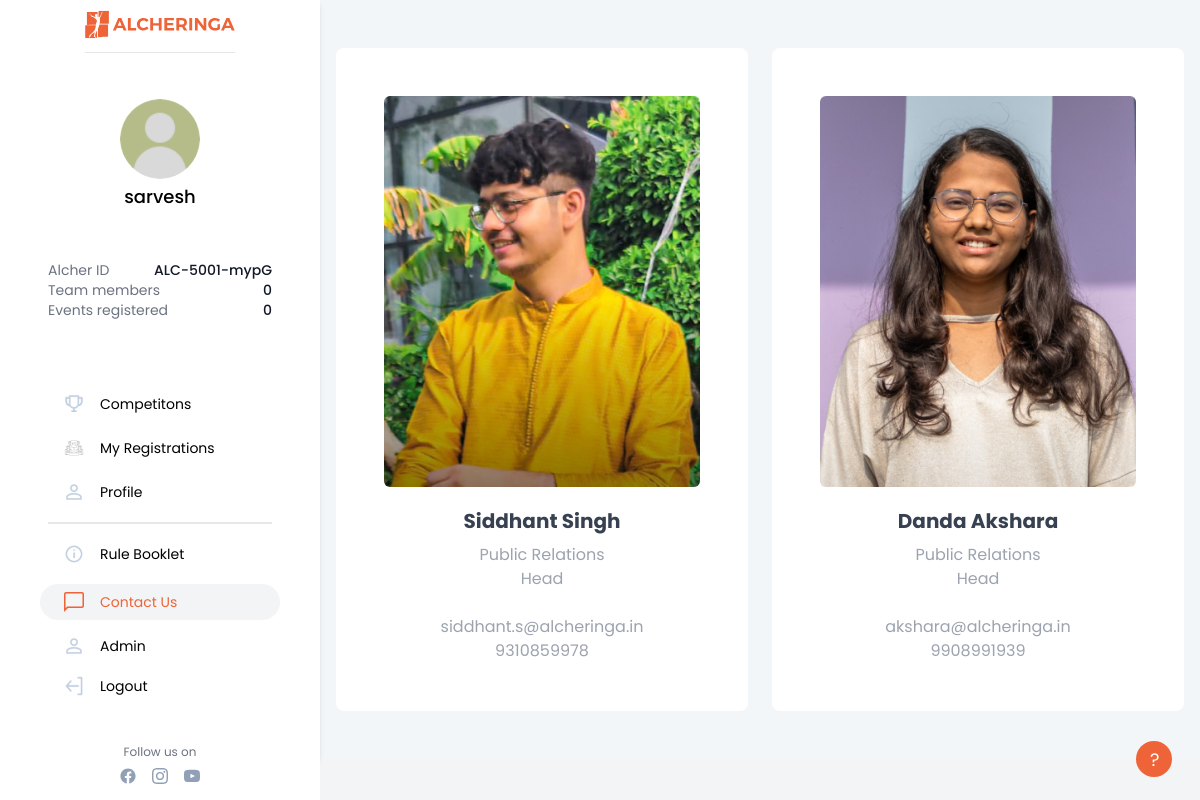
The page /contact/ (signed in) on the database its author committed.
### apps/users/models.py (models this page shows, shortened)
class NewUser(AbstractBaseUser, PermissionsMixin):
    GENDER=(('M','Male'),('F','Female'),('O','Others'))
    gender=models.CharField(choices=GENDER,default='M',max_length=20)
    alcherid = models.CharField(
        max_length=255, blank=True, unique=True)
    referred_by = models.CharField(
        max_length=255, blank=True)
    otp = models.CharField(max_length=6,default='000000')
    id = models.SlugField(primary_key=True, default=uuid.uuid4)
    img = models.ImageField(upload_to="image_uploads/userdp/",
                            default='user-default.png')
    email = models.EmailField(_('email address'), unique=True)
    username = models.CharField(max_length=150, unique=True)
    collegename = models.CharField(max_length=150, unique=False)
    city = models.CharField(max_length=150, unique=False)
    state = models.CharField(max_length= 200, unique=False, blank=True)
    fullname = models.CharField(max_length=150, )
    phone_number = PhoneNumberField(max_length = 14, unique=False, )
    alternate_phone = models.CharField(max_length = 14, unique=False, blank=True)
    interest = models.ManyToManyField(
        "competitions.Module", related_name="interest")
    team_members=models.IntegerField(default=0)
    events_registered = models.ManyToManyField(
        "competitions.Competition", related_name="competition",blank=True)
    date_joined = models.DateTimeField(default=timezone.now)
    provider = models.CharField(max_length=200, unique=False, default="email")
    about = models.TextField(_('about'), max_length=500, blank=True)
    is_staff = models.BooleanField(default=False)
    is_active = models.BooleanField(default=False)
    objects = CustomAccountManager()
    USERNAME_FIELD = 'email'
    REQUIRED_FIELDS = ['username']

### registrationportal/views.py (the view)
# urls.py: path('contact/', reg_views.contact, name="contact"),
@login_required(login_url='login')
def contact(request):
    return render(request, 'contactus.html',{'active_page':'contact'})

### templates/contactus.html (shortened to what this page needs)
{% extends './basictailwind.html'%}
{% load static %}
{% block body %}
<body>
    <div class="flex"  style="background-color: #F3F6F8;">
        {% include "./navbar.html" %}
        <div class="w-full flex justify-center">
                <section class="max-w-4xl mx-auto px-4 sm:px-6 lg:px-4 py-12">
                    <div class="grid grid-cols-1 sm:grid-cols-2 md:grid-cols-2 gap-6 justify-center">
                        <div class="w-full bg-white rounded-lg p-12 flex flex-col justify-center items-center">
                            <div class="w-full rounded-md mb-5">
                                <img src="{% static 'imgs/pr/siddhant.jpg' %}" class="w-full rounded-md">
                            </div>
                            <div class="text-center">
                                <p class="text-xl text-gray-700 font-bold mb-2">Siddhant Singh</p>
                                <p class="text-base text-gray-400 font-normal">Public Relations<br>Head</p><br>
                                <p class="text-base text-gray-400 font-normal">siddhant.s@alcheringa.in</p>
                                <p class="text-base text-gray-400 font-normal">9310859978</p>
                            </div>
                        </div>
                        <div class="w-full bg-white rounded-lg p-12 flex flex-col justify-center items-center">
                            <div class="w-full rounded-md mb-5">
                                <img src="{% static 'imgs/pr/akshara.jpg' %}" class="w-full rounded-md">
                            </div>
                            <div class="text-center">
                                <p class="text-xl text-gray-700 font-bold mb-2">Danda Akshara</p>
                                <p class="text-base text-gray-400 font-normal">Public Relations<br>Head</p><br>
                                <p class="text-base text-gray-400 font-normal">akshara@alcheringa.in</p>
                                <p class="text-base text-gray-400 font-normal">9908991939</p>
                            </div>
                        </div>
                    </div>
                </section>
        </div>
    </div>
</body>
{%endblock%}

### templates/navbar.html (shortened to what this page needs)
{%load static%}
  <nav class="w-80 hidden sm:block bg-white rounded shadow-md">
    <div class="w-80 h-screen flex flex-col justify-between bg-white border-gray-400 px-12 fixed float-left">
      <a href="/"><img src="{% static 'imgs/alcher_orange.svg'%}" class="mt-2 mx-auto pb-3 border-b" width="150px" height="40px" alt="logo" border="0" /></a>
      <div class="flex flex-col justify-center my-1">
        <img style="height : 80px; width : 80px; border-radius: 50%;" src="{{request.user.img.url}}" alt="profile pic" border="0"
                class="mx-auto rounded-full" />
        <div class="mt-1 font-medium text-lg text-center">{{request.user.username}}</div>
      </div>
      <div class="flex flex-col justify-center my-1">
        <div class="text-sm text-gray-500 flex justify-between flex-wrap items-center"><p>Alcher ID</p>
          <p class="text-gray-900 font-medium">
            {{request.user.alcherid}}
          </p></div>
        <div class="text-sm text-gray-500 flex justify-between flex-wrap items-center"><p>Team members</p>
          <p class="text-gray-900 font-medium">
            {{request.user.team_members}}
          </p>
          </div>
        <div class="text-sm text-gray-500 flex justify-between flex-wrap  items-center"><p>Events registered</p>
          <p class="text-gray-900 font-medium">
            {{request.user.events_registered.count}}
          </p>
          </div>
      </div>
      <div class="pt-2 mt-2 mb-4 flex flex-col justify-center md:text-md text-sm items-center">
        <a href="{%url 'showallcompetitions'%}"><div class="rounded-full flex items-center flex-nowrap my-1 py-2 pl-6 w-60 hover:border-0 hover:bg-gray-100" id="competitions">
         <img src="{% static 'icons/nav/normal/competitions.png'  %}" alt="" class="h-5 w-5 object-cover">
          <p class="pl-4 font-mediums">Competitons</p>
        </div></a>
        <a href="{%url 'RegisteredEvents'%}"><div class="rounded-full flex items-center flex-nowrap my-1 py-2 w-60 pl-6 hover:border-0 hover:bg-gray-100" id="registrations">
          <img src="{% static 'icons/nav/normal/reg.png' %}" alt="" class="h-5 w-5 object-cover">
          <p class="pl-4 font-mediums">My Registrations</p>
        </div></a>
        <a href="{%url 'profile'%}">
        <div class="rounded-full flex items-center flex-nowrap my-1 py-2 w-60 pl-6 hover:border-0 hover:bg-gray-100 mb-3" id="profile">
          <img src="{% static 'icons/nav/normal/profile.png' %}" alt="" class="h-5 w-5 object-cover">
          <p class="pl-4 font-mediums">Profile</p>
        </div>
        </a>
        <hr class="border bg-gray-200 w-full" />
        <a href="/rulebook"><div class="rounded-full flex items-center flex-nowrap my-2 py-2 w-60 pl-6 hover:border-0 hover:bg-gray-100 mt-3"  id="rulebook">
          <img src="{% static 'icons/nav/normal/rulebook.png' %}" alt="" class="h-5 w-5 object-cover">
          <p class="pl-4 font-mediums">Rule Booklet</p>
        </div></a>
        <a href="/contact"><div class="rounded-full flex items-center flex-nowrap my-1 py-2 w-60 pl-6 hover:border-0 hover:bg-gray-100" id="contact">
          <img src="{% static 'icons/nav/normal/contact.png' %}" alt="" class="h-5 w-5 object-cover">
          <p class="pl-4 font-mediums">Contact Us</p>
        </div></a>
        {%if request.user.is_staff%}
        <a href="/admin" target="_blank"><div class="rounded-full flex items-center flex-nowrap my-1 py-2 pl-6 w-60 hover:border-0 hover:bg-gray-100">
          <img src="{% static 'icons/nav/normal/admin.png' %}" alt="" class="h-5 w-5 object-cover">
          <p class="pl-4 font-mediums">Admin</p>
        </div></a>
        {%endif%}
        <a href="{% url 'logout'%}">
        <div class="rounded-full flex items-center flex-nowrap py-2 pl-6 w-60 hover:border-0 hover:bg-gray-100">
          <img src="{% static 'icons/nav/normal/logout.png' %}" alt="" class="h-5 w-5 object-cover">
          <p class="pl-4 font-mediums">Logout</p>
        </div>
        </a>
        <br>
        <br>
        <div>
            <div style="text-align:center">
                <p class="text-xs text-gray-500">Follow us on</p>
                <div class=" flex justify-center space-x-4 mt-2">
                  <a style="cursor:pointer;" href="https://www.facebook.com/alcheringaiitg" target="_blank">
                    </a>
                  <a style="cursor:pointer;" href="https://www.instagram.com/alcheringaiitg/" target="_blank">
                    </a>
                  <a style="cursor:pointer;" href="https://www.youtube.com/user/iitgalcher" target="_blank">
                    </a>
                </div>
            </div>
        </div>
      </div>
    </div>
  </nav>

### templates/basictailwind.html (style rules this page uses)
body { font-family: 'Poppins', sans-serif; }

### rows shown on the page
NewUser: user.img (placeholder picture), user.username "sarvesh", user.alcherid "ALC-5001-mypG", user.team_members "0", user.events_registered.count "0"
